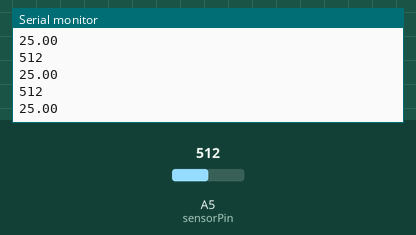
This sketch was run on a simulated Arduino Uno, built with avr-gcc and run on an emulated ATmega328P. Shown: the last lines printed to the serial monitor. Inputs (shaded band) come from the test bench; at power-on: A5 (sensorPin) = 512.

Above: at 1.3 s.
1.4 s: A5 (sensorPin) set to 716
At 1.81 s:
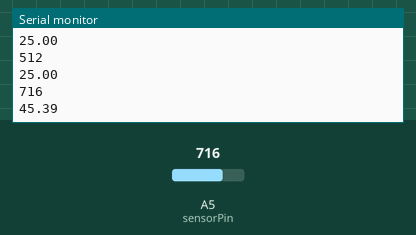
2.9 s: A5 (sensorPin) set to 900
At 3.31 s:
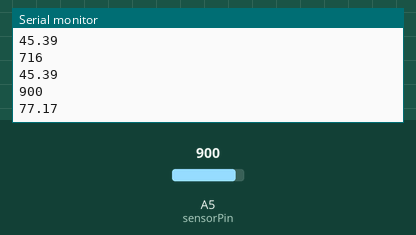
Timing chart, 0 to 5.9 s (numbered marks = the images above; inputs shaded):
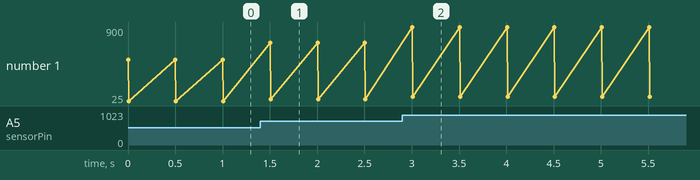

Measured:
- after the input at 1.4 s, the serial monitor: prints a new line after 0.10 s (image 1)
- after the input at 2.9 s, the serial monitor: prints a new line after 0.11 s (image 2)
- plotted number 1: 25 → 45.39 after the input at 1.4 s, 45.39 → 77.17 after the input at 2.9 s

The sketch:

ArduinoUNO_Temperature.ino
```cpp
#include <math.h>

int sensorPin = A5; // select the input pin for the potentiometer

double Thermistor(int RawADC) {
	double Temp;
	Temp = log(10000.0*((1024.0 / RawADC - 1)));
	Temp = 1 / (0.001129148 + (0.000234125 + (0.0000000876741 * Temp * Temp))* Temp);
	Temp = Temp - 273.15;            // Convert Kelvin to Celcius
									 //Temp = (Temp * 9.0)/ 5.0 + 32.0; // Convert Celcius to Fahrenheit
	return Temp;
}

void setup() {
	Serial.begin(9600);
}

void loop() {
	int readVal = analogRead(sensorPin);
	double temp = Thermistor(readVal);

	Serial.println(readVal);
	Serial.println(temp);  // display tempature
						   //Serial.println(readVal);  // display tempature

	delay(500);
}
```
